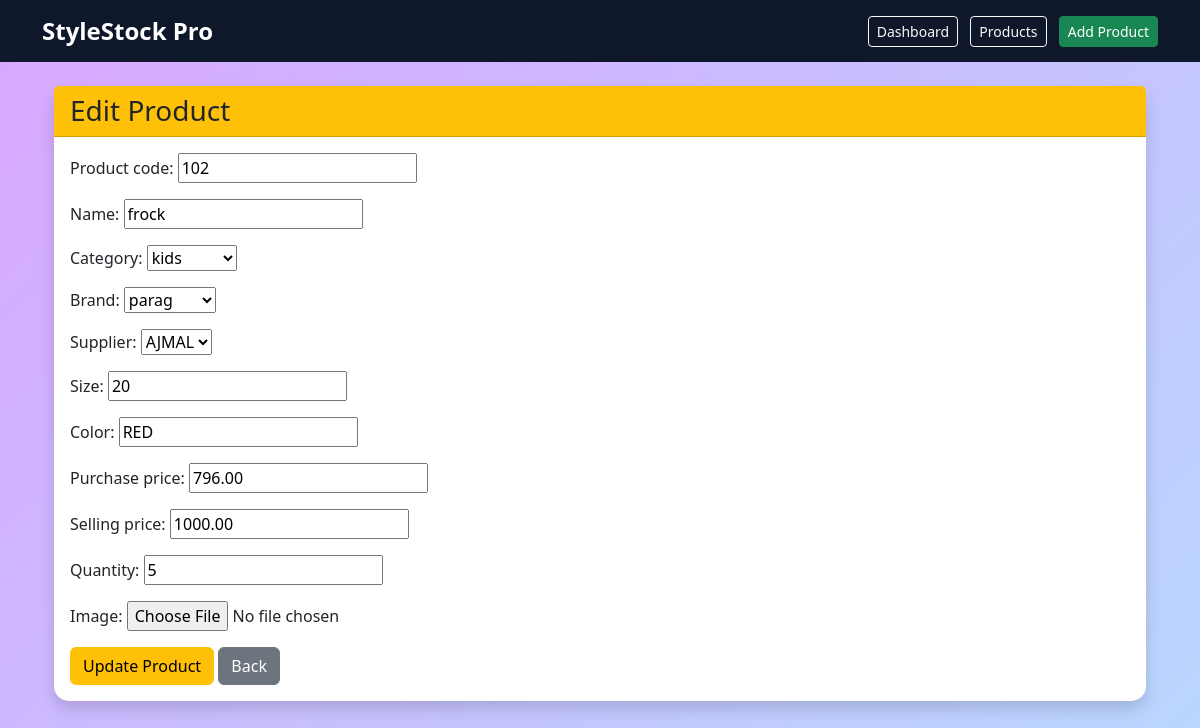
The app's page /products/edit/2/, older data.
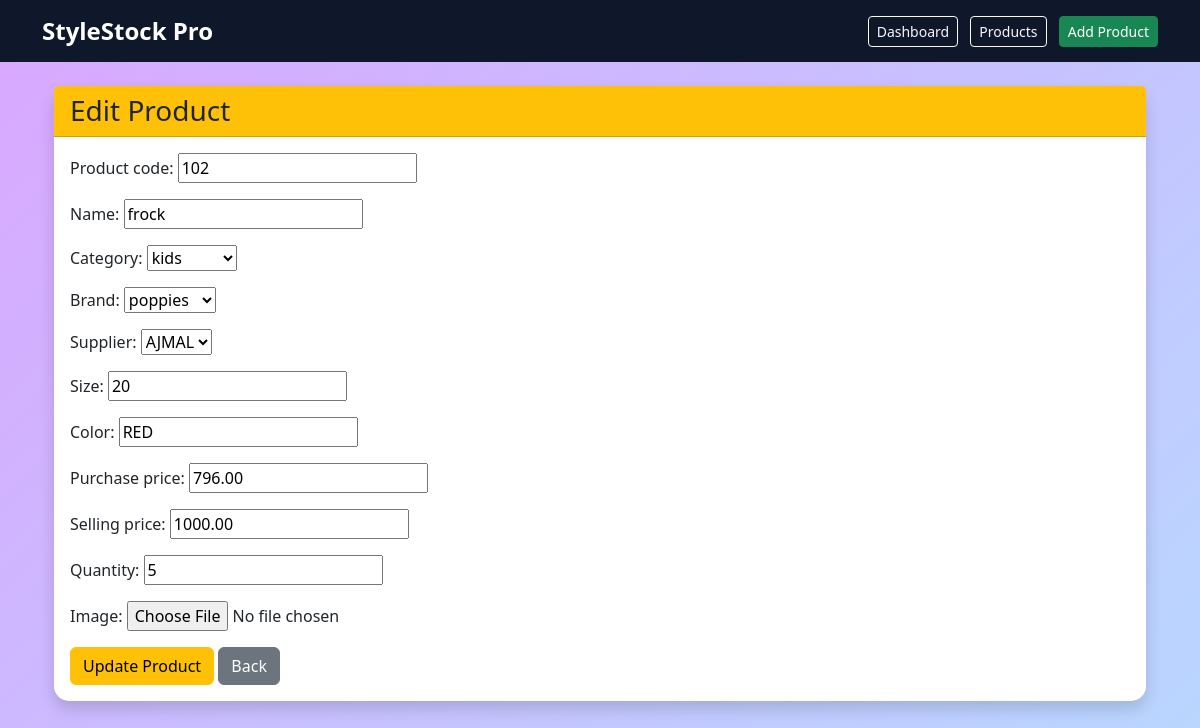
The same page, newer data.
### products/models.py (models this page shows, shortened)
class Product(models.Model):
    product_code = models.CharField(max_length=20, unique=True)
    name = models.CharField(max_length=200)
    category = models.ForeignKey(Category, on_delete=models.CASCADE)
    brand = models.ForeignKey(Brand, on_delete=models.CASCADE)
    supplier = models.ForeignKey(Supplier, on_delete=models.CASCADE)
    size = models.CharField(max_length=20)
    color = models.CharField(max_length=30)
    purchase_price = models.DecimalField(max_digits=10, decimal_places=2)
    selling_price = models.DecimalField(max_digits=10, decimal_places=2)
    quantity = models.IntegerField(default=0)
    image = models.ImageField(
        upload_to='products/',
        blank=True,
        null=True
    )

class Category(models.Model):
    name = models.CharField(max_length=100)
    def __str__(self):
        return self.name

class Brand(models.Model):
    name = models.CharField(max_length=100)
    def __str__(self):
        return self.name

class Supplier(models.Model):
    name = models.CharField(max_length=100)
    phone = models.CharField(max_length=20)
    def __str__(self):
        return self.name

### products/views.py (the view)
# urls.py: path('products/edit/<int:id>/', edit_product, name='edit_product'),
def edit_product(request, id):
    product = Product.objects.get(id=id)
    if request.method == 'POST':
        form = ProductForm(
            request.POST,
            request.FILES,
            instance=product
        )
        if form.is_valid():
            form.save()
            return redirect('product_list')
    else:
        form = ProductForm(instance=product)
    return render(request, 'edit_product.html', {
        'form': form
    })

### products/forms.py
class ProductForm(forms.ModelForm):
    class Meta:
        model = Product
        fields = '__all__'

### templates/edit_product.html (shortened to what this page needs)
{% extends 'base.html' %}
{% block content %}
<div class="container mt-4">
    <div class="card shadow">
        <div class="card-header bg-warning">
            <h3 class="mb-0">Edit Product</h3>
        </div>
        <div class="card-body">
            <form method="POST" enctype="multipart/form-data">
                {{ form.as_p }}
                <button type="submit" class="btn btn-warning">
                    Update Product
                </button>
                <a href="/products/" class="btn btn-secondary">
                    Back
                </a>
            </form>
        </div>
    </div>
</div>
{% endblock %}

Row changes from the older to the newer data that the page shows:
changed Product "kids": brand "parag" → "poppies"
